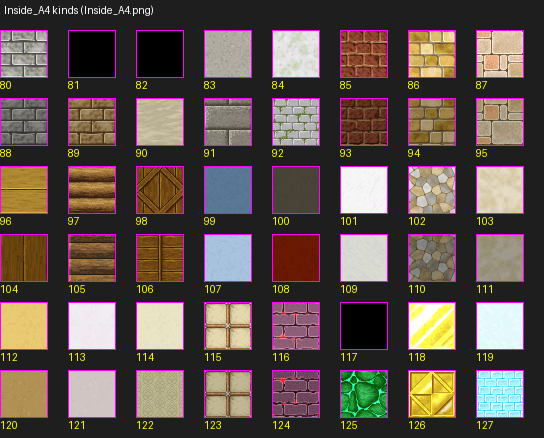
#> input picture atlas-tools/mapgen/compiler/style_study/wo0060/contact_sheets/inside_a4_kinds.png, 544 x 438 px, given in place of Inside_A1.png, which was not available
$ python gen_inside_contact_sheets.py
#> lines starting #> are read from the running program, lines starting #| are printed output that depends on the picture; pictures that were not available may be replaced by others from this repository, and a replacement may not be noted
### atlas-tools/mapgen/compiler/style_study/wo0060/contact_sheet.py
import sys
from pathlib import Path
from PIL import Image, ImageDraw

sys.path.insert(0, str(Path(__file__).resolve().parent))
import render_map as R

GAME = "/Users/christopherzornes/Documents/GitHub/TheLastSwordProtocol-Game"
TW = TH = 48


def contact_sheet_autotile(png_path, out_path, set_number, kinds_range, label, is_a3=False, is_a4=False):
#> called with set_number = 0, label = 'Inside_A1 kinds', is_a3 = False, is_a4 = False
    img = Image.open(png_path).convert("RGBA")
#> img is the input picture: PIL image 544x438 RGBA; mean R, G, B, A 92.7, 77.8, 74.2, 255
    imgs = {set_number: img}
    cols = 8
    rows = (len(kinds_range) + cols - 1) // cols
    cell = TW + 20
    sheet = Image.new("RGBA", (cols * cell, rows * cell + 30), (30, 30, 30, 255))
    d = ImageDraw.Draw(sheet)
    d.text((4, 4), f"{label} ({png_path.split('/')[-1]})", fill=(255, 255, 255, 255))
    for i, kind in enumerate(kinds_range):
        cx = (i % cols) * cell
        cy = 30 + (i // cols) * cell
        tile_id = R.TILE_ID_A1 + kind * 48 + 0
        R.add_autotile(sheet, imgs, tile_id, cx, cy)
        d.rectangle([cx, cy, cx + TW - 1, cy + TH - 1], outline=(255, 0, 255, 255))
        d.text((cx, cy + TH + 1), str(kind), fill=(255, 255, 0, 255))
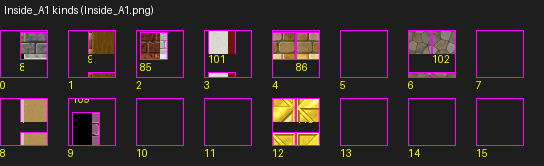
#> sheet: PIL image 544x166 RGBA; mean R, G, B, A 52.3, 39.4, 44.5, 255
#> call 2 of contact_sheet_autotile, with set_number = 1, label = 'Inside_A2 kinds', is_a3 = False, is_a4 = False
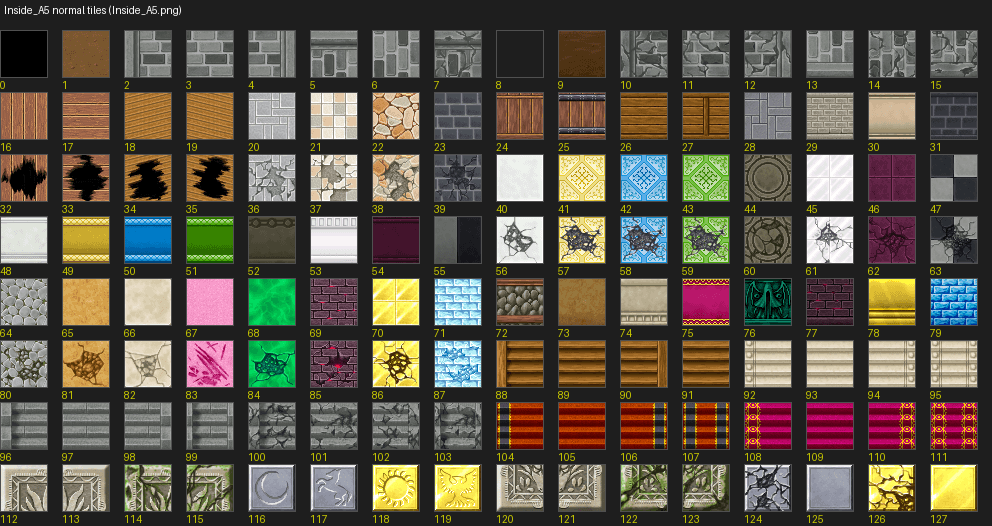
#> input picture atlas-tools/mapgen/compiler/style_study/wo0060/contact_sheets/inside_a5_tiles.png, 992 x 526 px, given in place of Inside_A2.png, which was not available
#> in contact_sheet_autotile, img is the input picture: PIL image 992x526 RGBA; mean R, G, B, A 89.2, 82.7, 70.6, 255
#> the loop in contact_sheet_autotile (call 2), `for i, kind in enumerate(kinds_range):` made 32 passes
#> tile_id on passes 1 to 12: 2816, 2864, 2912, 2960, 3008, 3056, 3104, 3152, 3200, 3248, 3296, 3344
#> after the loop in contact_sheet_autotile (call 2), `for i, kind in enumerate(kinds_range):`:
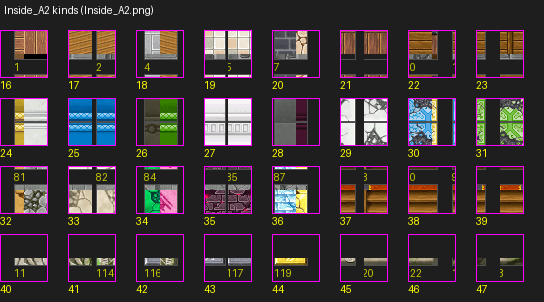
#> sheet: PIL image 544x302 RGBA; mean R, G, B, A 61.9, 51.8, 55.4, 255
#> call 3 of contact_sheet_autotile, with set_number = 3, label = 'Inside_A4 kinds', is_a3 = False, is_a4 = True
#> the loop in contact_sheet_autotile (call 3), `for i, kind in enumerate(kinds_range):` made 48 passes
#> tile_id on passes 1 to 12: 5888, 5936, 5984, 6032, 6080, 6128, 6176, 6224, 6272, 6320, 6368, 6416
#> tile_id on pass 46: 8048
#> after the loop in contact_sheet_autotile (call 3), `for i, kind in enumerate(kinds_range):`:
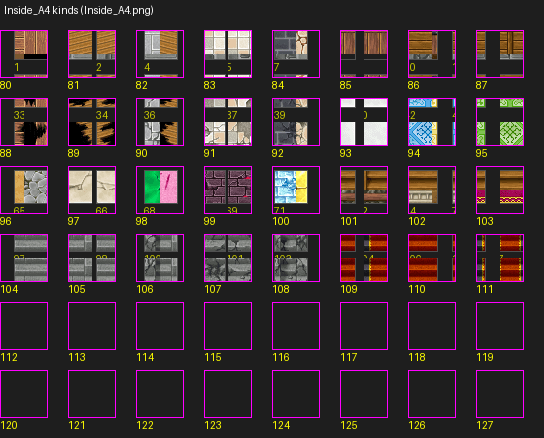
#> sheet: PIL image 544x438 RGBA; mean R, G, B, A 57.7, 45.1, 49.4, 255
    sheet.save(out_path)
    print("saved", out_path)


def contact_sheet_normal(png_path, out_path, label, max_tiles=256, set_number=5, id_base=0):
#> (the run stopped early here; a loop or call above may not have finished)
